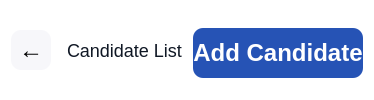
         <widget class="QFrame" name="topBar3">
          <property name="sizePolicy">
           <sizepolicy hsizetype="Preferred" vsizetype="Preferred">
            <horstretch>0</horstretch>
            <verstretch>0</verstretch>
           </sizepolicy>
          </property>
          <property name="minimumSize">
           <size>
            <width>0</width>
            <height>87</height>
           </size>
          </property>
          <property name="styleSheet">
           <string notr="true">background-color: rgb(255, 255, 255);
</string>
          </property>
          <layout class="QHBoxLayout" name="horizontalLayout_5">
           <item>
            <widget class="QPushButton" name="backbtn2">
             <property name="sizePolicy">
              <sizepolicy hsizetype="Expanding" vsizetype="Expanding">
               <horstretch>0</horstretch>
               <verstretch>0</verstretch>
              </sizepolicy>
             </property>
             <property name="minimumSize">
              <size>
               <width>40</width>
               <height>40</height>
              </size>
             </property>
             <property name="maximumSize">
              <size>
               <width>40</width>
               <height>40</height>
              </size>
             </property>
             <property name="sizeIncrement">
              <size>
               <width>40</width>
               <height>40</height>
              </size>
             </property>
             <property name="font">
              <font>
               <family>Segoe UI</family>
               <pointsize>18</pointsize>
               <bold>false</bold>
              </font>
             </property>
             <property name="styleSheet">
              <string notr="true">QPushButton {
border-radius: 10px;
  background: rgb(247, 247, 250);;
}

QPushButton:hover {
   background: rgba(0,0,0,0.04);
}

QPushButton:pressed {
    background: rgb(222, 226, 236)
}
</string>
             </property>
             <property name="text">
              <string>←</string>
             </property>
            </widget>
           </item>
           <item>
            <widget class="QLabel" name="label_23">
             <property name="font">
              <font>
               <family>Segoe UI</family>
               <pointsize>-1</pointsize>
               <italic>false</italic>
               <bold>false</bold>
              </font>
             </property>
             <property name="styleSheet">
              <string notr="true">color: #0f1724; /* dark slate */
  padding-left: 6px;
font: 18px;</string>
             </property>
             <property name="text">
              <string>Candidate List</string>
             </property>
            </widget>
           </item>
           <item>
            <widget class="QPushButton" name="addCandidate">
             <property name="sizePolicy">
              <sizepolicy hsizetype="Preferred" vsizetype="Preferred">
               <horstretch>0</horstretch>
               <verstretch>0</verstretch>
              </sizepolicy>
             </property>
             <property name="minimumSize">
              <size>
               <width>0</width>
               <height>50</height>
              </size>
             </property>
             <property name="maximumSize">
              <size>
               <width>206</width>
               <height>43</height>
              </size>
             </property>
             <property name="font">
              <font>
               <family>Segoe UI</family>
               <pointsize>18</pointsize>
               <italic>false</italic>
               <bold>true</bold>
              </font>
             </property>
             <property name="styleSheet">
              <string notr="true">QPushButton {
border-radius: 10px;
  background:rgb(38, 83, 181);
color: White;

}

QPushButton:hover {
   background: rgb(34, 72, 145);
}

QPushButton:pressed {
    background: rgb(23, 48, 96)
}
</string>
             </property>
             <property name="text">
              <string>Add Candidate</string>
             </property>
            </widget>
           </item>
          </layout>
         </widget>
